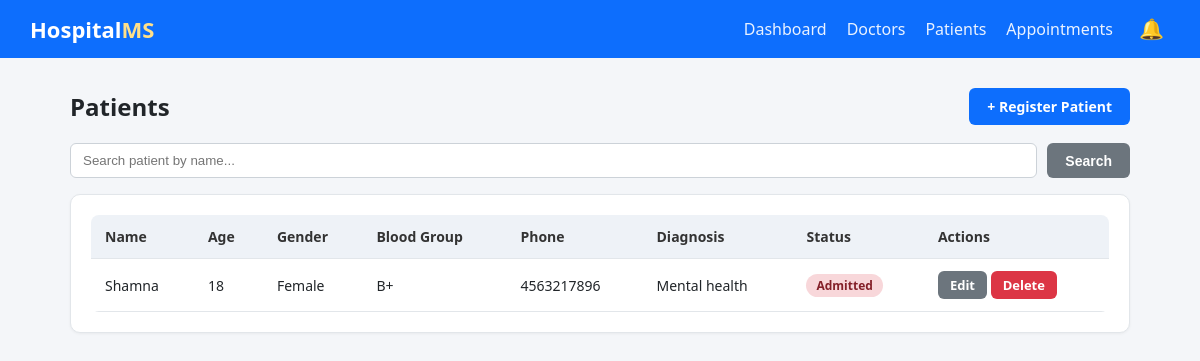
The app's page /patients/ with its own data.
### hospital/models.py (models this page shows, shortened)
class Patient(models.Model):
    GENDER_CHOICES = [
        ('M', 'Male'),
        ('F', 'Female'),
        ('O', 'Other'),
    ]
    BLOOD_GROUP_CHOICES = [
        ('A+', 'A+'), ('A-', 'A-'),
        ('B+', 'B+'), ('B-', 'B-'),
        ('AB+', 'AB+'), ('AB-', 'AB-'),
        ('O+', 'O+'), ('O-', 'O-'),
    ]
    name = models.CharField(max_length=100)
    age = models.PositiveIntegerField()
    gender = models.CharField(max_length=1, choices=GENDER_CHOICES)
    blood_group = models.CharField(max_length=3, choices=BLOOD_GROUP_CHOICES, blank=True)
    phone = models.CharField(max_length=15)
    address = models.TextField(blank=True)
    admitted = models.BooleanField(default=False)
    disease = models.CharField(max_length=200, blank=True, help_text="Diagnosis / reason for visit")
    registered_on = models.DateTimeField(auto_now_add=True)
    class Meta:
        ordering = ['-registered_on']

### hospital/views.py (the view)
# urls.py: path('patients/', views.PatientListView.as_view(), name='patient-list'),
class PatientListView(ListView):
    model = Patient
    template_name = 'hospital/patient_list.html'
    context_object_name = 'patients'
    paginate_by = 10
    def get_queryset(self):
        queryset = super().get_queryset()
        query = self.request.GET.get('q')
        if query:
            queryset = queryset.filter(name__icontains=query)
        return queryset

### hospital/context_processors.py (called while the page is built)
def notifications(request):
    latest = Notification.objects.all()[:8]
    unread_count = Notification.objects.filter(is_read=False).count()
    return {
        'nav_notifications': latest,
        'nav_unread_count': unread_count,
    }

### hospital/templates/hospital/patient_list.html (shortened to what this page needs)
{% extends 'hospital/base.html' %}
{% block content %}
    <div class="page-header">
        <h1>Patients</h1>
        <a href="{% url 'patient-add' %}" class="btn">+ Register Patient</a>
    </div>
    <form method="get" class="search-bar">
        <input type="text" name="q" placeholder="Search patient by name..." value="{{ request.GET.q }}">
        <button type="submit" class="btn btn-secondary">Search</button>
    </form>
    <div class="card">
        {% if patients %}
        <table>
            <thead>
                <tr>
                    <th>Name</th>
                    <th>Age</th>
                    <th>Gender</th>
                    <th>Blood Group</th>
                    <th>Phone</th>
                    <th>Diagnosis</th>
                    <th>Status</th>
                    <th>Actions</th>
                </tr>
            </thead>
            <tbody>
                {% for patient in patients %}
                <tr>
                    <td>{{ patient.name }}</td>
                    <td>{{ patient.age }}</td>
                    <td>{{ patient.get_gender_display }}</td>
                    <td>{{ patient.blood_group|default:"-" }}</td>
                    <td>{{ patient.phone }}</td>
                    <td>{{ patient.disease|default:"-" }}</td>
                    <td>
                        {% if patient.admitted %}
                            <span class="badge badge-danger">Admitted</span>
                        {% else %}
                            <span class="badge badge-success">Outpatient</span>
                        {% endif %}
                    </td>
                    <td>
                        <a href="{% url 'patient-edit' patient.pk %}" class="btn btn-sm btn-secondary">Edit</a>
                        <a href="{% url 'patient-delete' patient.pk %}" class="btn btn-sm btn-danger">Delete</a>
                    </td>
                </tr>
                {% endfor %}
            </tbody>
        </table>
        {% else %}
            <div class="empty-state">No patients found. <a href="{% url 'patient-add' %}">Register one now</a>.</div>
        {% endif %}
    </div>
{% endblock %}

### hospital/static/hospital/css/style.css (style rules this page uses)
:root { --primary: #0d6efd; --primary-dark: #0b5ed7; --success: #198754; --danger: #dc3545; --warning: #ffc107; --bg: #f4f6f9; --card-bg: #ffffff; --text: #212529; --muted: #6c757d; --border: #e2e6ea; }
* { box-sizing: border-box; }
body { margin: 0; font-family: 'Segoe UI', Arial, sans-serif; background: var(--bg); color: var(--text); }
.card { background: var(--card-bg); border: 1px solid var(--border); border-radius: 10px; padding: 20px; margin-bottom: 20px; box-shadow: 0 1px 3px rgba(0,0,0,0.05); }
.page-header { display: flex; justify-content: space-between; align-items: center; flex-wrap: wrap; gap: 10px; margin-bottom: 18px; }
.page-header h1 { margin: 0; font-size: 24px; }
.btn { display: inline-block; padding: 9px 18px; border-radius: 6px; border: none; background: var(--primary); color: #fff; text-decoration: none; font-weight: 600; cursor: pointer; font-size: 14px; }
.btn-danger { background: var(--danger); }
.btn-secondary { background: var(--muted); }
.btn-sm { padding: 5px 12px; font-size: 13px; }
table { width: 100%; border-collapse: collapse; background: var(--card-bg); border-radius: 8px; overflow: hidden; }
table th, table td { padding: 12px 14px; text-align: left; border-bottom: 1px solid var(--border); font-size: 14px; }
table th { background: #eef2f7; font-weight: 600; color: #333; }
.badge { display: inline-block; padding: 3px 10px; border-radius: 12px; font-size: 12px; font-weight: 600; }
.badge-danger { background: #f8d7da; color: #842029; }
.search-bar { display: flex; gap: 10px; margin-bottom: 16px; }
.search-bar input { flex: 1; padding: 9px 12px; border-radius: 6px; border: 1px solid #ccd2d8; }

### records on screen
Patient: name "Shamna", age "18", gender "Female", blood_group "B+", phone "4563217896", disease "Mental health", admitted "Admitted"
